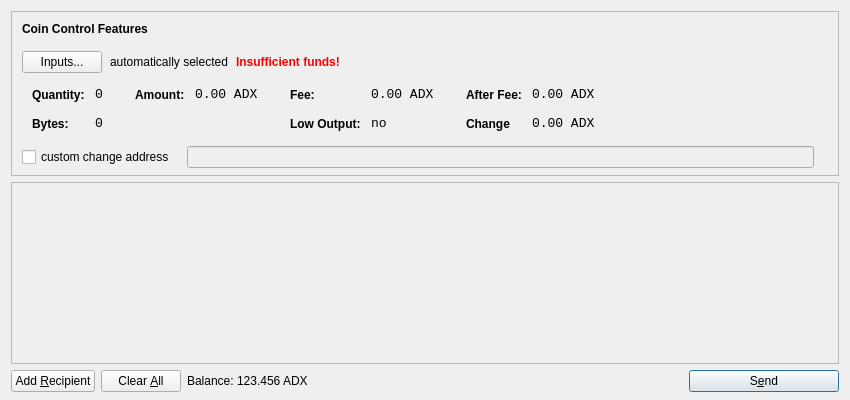
<?xml version="1.0" encoding="UTF-8"?>
<ui version="4.0">
 <class>SendCoinsDialog</class>
 <widget class="QDialog" name="SendCoinsDialog">
  <property name="geometry">
   <rect>
    <x>0</x>
    <y>0</y>
    <width>850</width>
    <height>400</height>
   </rect>
  </property>
  <property name="windowTitle">
   <string>Send Coins</string>
  </property>
  <layout class="QVBoxLayout" name="verticalLayout" stretch="0,1,0">
   <property name="bottomMargin">
    <number>8</number>
   </property>
   <item>
    <widget class="QFrame" name="frameCoinControl">
     <property name="sizePolicy">
      <sizepolicy hsizetype="Expanding" vsizetype="Expanding">
       <horstretch>0</horstretch>
       <verstretch>0</verstretch>
      </sizepolicy>
     </property>
     <property name="maximumSize">
      <size>
       <width>16777215</width>
       <height>16777215</height>
      </size>
     </property>
     <property name="frameShape">
      <enum>QFrame::StyledPanel</enum>
     </property>
     <property name="frameShadow">
      <enum>QFrame::Sunken</enum>
     </property>
     <layout class="QVBoxLayout" name="verticalLayoutCoinControl2">
      <property name="spacing">
       <number>-1</number>
      </property>
      <property name="leftMargin">
       <number>0</number>
      </property>
      <property name="topMargin">
       <number>0</number>
      </property>
      <property name="rightMargin">
       <number>0</number>
      </property>
      <property name="bottomMargin">
       <number>6</number>
      </property>
      <item>
       <layout class="QVBoxLayout" name="verticalLayoutCoinControl" stretch="0,0,0,0,1">
        <property name="spacing">
         <number>0</number>
        </property>
        <property name="leftMargin">
         <number>10</number>
        </property>
        <property name="topMargin">
         <number>10</number>
        </property>
        <item>
         <layout class="QHBoxLayout" name="horizontalLayoutCoinControl1">
          <property name="bottomMargin">
           <number>15</number>
          </property>
          <item>
           <widget class="QLabel" name="labelCoinControlFeatures">
            <property name="sizePolicy">
             <sizepolicy hsizetype="Preferred" vsizetype="Maximum">
              <horstretch>0</horstretch>
              <verstretch>0</verstretch>
             </sizepolicy>
            </property>
            <property name="font">
             <font>
              <weight>75</weight>
              <bold>true</bold>
             </font>
            </property>
            <property name="styleSheet">
             <string notr="true">font-weight:bold;</string>
            </property>
            <property name="text">
             <string>Coin Control Features</string>
            </property>
           </widget>
          </item>
         </layout>
        </item>
        <item>
         <layout class="QHBoxLayout" name="horizontalLayoutCoinControl2" stretch="0,0,0,0">
          <property name="spacing">
           <number>8</number>
          </property>
          <property name="bottomMargin">
           <number>10</number>
          </property>
          <item>
           <widget class="QPushButton" name="pushButtonCoinControl">
            <property name="styleSheet">
             <string notr="true"/>
            </property>
            <property name="text">
             <string>Inputs...</string>
            </property>
           </widget>
          </item>
          <item>
           <widget class="QLabel" name="labelCoinControlAutomaticallySelected">
            <property name="text">
             <string>automatically selected</string>
            </property>
            <property name="margin">
             <number>5</number>
            </property>
           </widget>
          </item>
          <item>
           <widget class="QLabel" name="labelCoinControlInsuffFunds">
            <property name="font">
             <font>
              <weight>75</weight>
              <bold>true</bold>
             </font>
            </property>
            <property name="styleSheet">
             <string notr="true">color:red;font-weight:bold;</string>
            </property>
            <property name="text">
             <string>Insufficient funds!</string>
            </property>
            <property name="margin">
             <number>5</number>
            </property>
           </widget>
          </item>
          <item>
           <spacer name="horizontalSpacerCoinControl">
            <property name="orientation">
             <enum>Qt::Horizontal</enum>
            </property>
            <property name="sizeHint" stdset="0">
             <size>
              <width>40</width>
              <height>1</height>
             </size>
            </property>
           </spacer>
          </item>
         </layout>
        </item>
        <item>
         <widget class="QWidget" name="widgetCoinControl" native="true">
          <property name="sizePolicy">
           <sizepolicy hsizetype="Preferred" vsizetype="Preferred">
            <horstretch>0</horstretch>
            <verstretch>0</verstretch>
           </sizepolicy>
          </property>
          <property name="minimumSize">
           <size>
            <width>0</width>
            <height>0</height>
           </size>
          </property>
          <property name="styleSheet">
           <string notr="true"/>
          </property>
          <layout class="QHBoxLayout" name="horizontalLayoutCoinControl5">
           <property name="margin">
            <number>0</number>
           </property>
           <item>
            <layout class="QHBoxLayout" name="horizontalLayoutCoinControl3" stretch="0,0,0,1">
             <property name="spacing">
              <number>20</number>
             </property>
             <property name="topMargin">
              <number>0</number>
             </property>
             <property name="bottomMargin">
              <number>10</number>
             </property>
             <item>
              <layout class="QFormLayout" name="formLayoutCoinControl1">
               <property name="horizontalSpacing">
                <number>10</number>
               </property>
               <property name="verticalSpacing">
                <number>14</number>
               </property>
               <property name="leftMargin">
                <number>10</number>
               </property>
               <property name="topMargin">
                <number>4</number>
               </property>
               <property name="rightMargin">
                <number>6</number>
               </property>
               <item row="0" column="0">
                <widget class="QLabel" name="labelCoinControlQuantityText">
                 <property name="styleSheet">
                  <string notr="true">font-weight:bold;</string>
                 </property>
                 <property name="text">
                  <string>Quantity:</string>
                 </property>
                 <property name="margin">
                  <number>0</number>
                 </property>
                </widget>
               </item>
               <item row="0" column="1">
                <widget class="QLabel" name="labelCoinControlQuantity">
                 <property name="font">
                  <font>
                   <family>Monospace</family>
                   <pointsize>10</pointsize>
                  </font>
                 </property>
                 <property name="cursor">
                  <cursorShape>IBeamCursor</cursorShape>
                 </property>
                 <property name="contextMenuPolicy">
                  <enum>Qt::ActionsContextMenu</enum>
                 </property>
                 <property name="text">
                  <string>0</string>
                 </property>
                 <property name="margin">
                  <number>0</number>
                 </property>
                 <property name="textInteractionFlags">
                  <set>Qt::LinksAccessibleByMouse|Qt::TextSelectableByKeyboard|Qt::TextSelectableByMouse</set>
                 </property>
                </widget>
               </item>
               <item row="1" column="0">
                <widget class="QLabel" name="labelCoinControlBytesText">
                 <property name="styleSheet">
                  <string notr="true">font-weight:bold;</string>
                 </property>
                 <property name="text">
                  <string>Bytes:</string>
                 </property>
                </widget>
               </item>
               <item row="1" column="1">
                <widget class="QLabel" name="labelCoinControlBytes">
                 <property name="font">
                  <font>
                   <family>Monospace</family>
                   <pointsize>10</pointsize>
                  </font>
                 </property>
                 <property name="cursor">
                  <cursorShape>IBeamCursor</cursorShape>
                 </property>
                 <property name="contextMenuPolicy">
                  <enum>Qt::ActionsContextMenu</enum>
                 </property>
                 <property name="text">
                  <string>0</string>
                 </property>
                 <property name="textInteractionFlags">
                  <set>Qt::LinksAccessibleByMouse|Qt::TextSelectableByKeyboard|Qt::TextSelectableByMouse</set>
                 </property>
                </widget>
               </item>
              </layout>
             </item>
             <item>
              <layout class="QFormLayout" name="formLayoutCoinControl2">
               <property name="horizontalSpacing">
                <number>10</number>
               </property>
               <property name="verticalSpacing">
                <number>14</number>
               </property>
               <property name="leftMargin">
                <number>6</number>
               </property>
               <property name="topMargin">
                <number>4</number>
               </property>
               <property name="rightMargin">
                <number>6</number>
               </property>
               <item row="0" column="0">
                <widget class="QLabel" name="labelCoinControlAmountText">
                 <property name="styleSheet">
                  <string notr="true">font-weight:bold;</string>
                 </property>
                 <property name="text">
                  <string>Amount:</string>
                 </property>
                 <property name="margin">
                  <number>0</number>
                 </property>
                </widget>
               </item>
               <item row="0" column="1">
                <widget class="QLabel" name="labelCoinControlAmount">
                 <property name="font">
                  <font>
                   <family>Monospace</family>
                   <pointsize>10</pointsize>
                  </font>
                 </property>
                 <property name="cursor">
                  <cursorShape>IBeamCursor</cursorShape>
                 </property>
                 <property name="contextMenuPolicy">
                  <enum>Qt::ActionsContextMenu</enum>
                 </property>
                 <property name="text">
                  <string notr="true">0.00 ADX</string>
                 </property>
                 <property name="textInteractionFlags">
                  <set>Qt::LinksAccessibleByMouse|Qt::TextSelectableByKeyboard|Qt::TextSelectableByMouse</set>
                 </property>
                </widget>
               </item>
              </layout>
             </item>
             <item>
              <layout class="QFormLayout" name="formLayoutCoinControl3">
               <property name="horizontalSpacing">
                <number>10</number>
               </property>
               <property name="verticalSpacing">
                <number>14</number>
               </property>
               <property name="leftMargin">
                <number>6</number>
               </property>
               <property name="topMargin">
                <number>4</number>
               </property>
               <property name="rightMargin">
                <number>6</number>
               </property>
               <item row="0" column="0">
                <widget class="QLabel" name="labelCoinControlFeeText">
                 <property name="styleSheet">
                  <string notr="true">font-weight:bold;</string>
                 </property>
                 <property name="text">
                  <string>Fee:</string>
                 </property>
                 <property name="margin">
                  <number>0</number>
                 </property>
                </widget>
               </item>
               <item row="0" column="1">
                <widget class="QLabel" name="labelCoinControlFee">
                 <property name="font">
                  <font>
                   <family>Monospace</family>
                   <pointsize>10</pointsize>
                  </font>
                 </property>
                 <property name="cursor">
                  <cursorShape>IBeamCursor</cursorShape>
                 </property>
                 <property name="contextMenuPolicy">
                  <enum>Qt::ActionsContextMenu</enum>
                 </property>
                 <property name="text">
                  <string notr="true">0.00 ADX</string>
                 </property>
                 <property name="textInteractionFlags">
                  <set>Qt::LinksAccessibleByMouse|Qt::TextSelectableByKeyboard|Qt::TextSelectableByMouse</set>
                 </property>
                </widget>
               </item>
               <item row="1" column="0">
                <widget class="QLabel" name="labelCoinControlLowOutputText">
                 <property name="styleSheet">
                  <string notr="true">font-weight:bold;</string>
                 </property>
                 <property name="text">
                  <string>Low Output:</string>
                 </property>
                </widget>
               </item>
               <item row="1" column="1">
                <widget class="QLabel" name="labelCoinControlLowOutput">
                 <property name="font">
                  <font>
                   <family>Monospace</family>
                   <pointsize>10</pointsize>
                  </font>
                 </property>
                 <property name="cursor">
                  <cursorShape>IBeamCursor</cursorShape>
                 </property>
                 <property name="contextMenuPolicy">
                  <enum>Qt::ActionsContextMenu</enum>
                 </property>
                 <property name="text">
                  <string>no</string>
                 </property>
                 <property name="textInteractionFlags">
                  <set>Qt::LinksAccessibleByMouse|Qt::TextSelectableByKeyboard|Qt::TextSelectableByMouse</set>
                 </property>
                </widget>
               </item>
              </layout>
             </item>
             <item>
              <layout class="QFormLayout" name="formLayoutCoinControl4">
               <property name="horizontalSpacing">
                <number>10</number>
               </property>
               <property name="verticalSpacing">
                <number>14</number>
               </property>
               <property name="leftMargin">
                <number>6</number>
               </property>
               <property name="topMargin">
                <number>4</number>
               </property>
               <property name="rightMargin">
                <number>6</number>
               </property>
               <item row="0" column="0">
                <widget class="QLabel" name="labelCoinControlAfterFeeText">
                 <property name="styleSheet">
                  <string notr="true">font-weight:bold;</string>
                 </property>
                 <property name="text">
                  <string>After Fee:</string>
                 </property>
                 <property name="margin">
                  <number>0</number>
                 </property>
                </widget>
               </item>
               <item row="0" column="1">
                <widget class="QLabel" name="labelCoinControlAfterFee">
                 <property name="font">
                  <font>
                   <family>Monospace</family>
                   <pointsize>10</pointsize>
                  </font>
                 </property>
                 <property name="cursor">
                  <cursorShape>IBeamCursor</cursorShape>
                 </property>
                 <property name="contextMenuPolicy">
                  <enum>Qt::ActionsContextMenu</enum>
                 </property>
                 <property name="text">
                  <string notr="true">0.00 ADX</string>
                 </property>
                 <property name="textInteractionFlags">
                  <set>Qt::LinksAccessibleByMouse|Qt::TextSelectableByKeyboard|Qt::TextSelectableByMouse</set>
                 </property>
                </widget>
               </item>
               <item row="1" column="0">
                <widget class="QLabel" name="labelCoinControlChangeText">
                 <property name="styleSheet">
                  <string notr="true">font-weight:bold;</string>
                 </property>
                 <property name="text">
                  <string>Change</string>
                 </property>
                </widget>
               </item>
               <item row="1" column="1">
                <widget class="QLabel" name="labelCoinControlChange">
                 <property name="font">
                  <font>
                   <family>Monospace</family>
                   <pointsize>10</pointsize>
                  </font>
                 </property>
                 <property name="cursor">
                  <cursorShape>IBeamCursor</cursorShape>
                 </property>
                 <property name="contextMenuPolicy">
                  <enum>Qt::ActionsContextMenu</enum>
                 </property>
                 <property name="text">
                  <string notr="true">0.00 ADX</string>
                 </property>
                 <property name="textInteractionFlags">
                  <set>Qt::LinksAccessibleByMouse|Qt::TextSelectableByKeyboard|Qt::TextSelectableByMouse</set>
                 </property>
                </widget>
               </item>
              </layout>
             </item>
            </layout>
           </item>
          </layout>
         </widget>
        </item>
        <item>
         <layout class="QHBoxLayout" name="horizontalLayoutCoinControl4" stretch="0,0,0">
          <property name="spacing">
           <number>12</number>
          </property>
          <property name="sizeConstraint">
           <enum>QLayout::SetDefaultConstraint</enum>
          </property>
          <property name="topMargin">
           <number>5</number>
          </property>
          <property name="rightMargin">
           <number>5</number>
          </property>
          <item>
           <widget class="QCheckBox" name="checkBoxCoinControlChange">
            <property name="text">
             <string>custom change address</string>
            </property>
           </widget>
          </item>
          <item>
           <widget class="QLineEdit" name="lineEditCoinControlChange">
            <property name="enabled">
             <bool>false</bool>
            </property>
            <property name="sizePolicy">
             <sizepolicy hsizetype="Expanding" vsizetype="Fixed">
              <horstretch>0</horstretch>
              <verstretch>0</verstretch>
             </sizepolicy>
            </property>
           </widget>
          </item>
          <item>
           <widget class="QLabel" name="labelCoinControlChangeLabel">
            <property name="sizePolicy">
             <sizepolicy hsizetype="Preferred" vsizetype="Expanding">
              <horstretch>0</horstretch>
              <verstretch>0</verstretch>
             </sizepolicy>
            </property>
            <property name="minimumSize">
             <size>
              <width>0</width>
              <height>0</height>
             </size>
            </property>
            <property name="text">
             <string/>
            </property>
            <property name="margin">
             <number>3</number>
            </property>
           </widget>
          </item>
         </layout>
        </item>
        <item>
         <spacer name="verticalSpacerCoinControl">
          <property name="orientation">
           <enum>Qt::Vertical</enum>
          </property>
          <property name="sizeHint" stdset="0">
           <size>
            <width>800</width>
            <height>1</height>
           </size>
          </property>
         </spacer>
        </item>
       </layout>
      </item>
     </layout>
    </widget>
   </item>
   <item>
    <widget class="QScrollArea" name="scrollArea">
     <property name="widgetResizable">
      <bool>true</bool>
     </property>
     <widget class="QWidget" name="scrollAreaWidgetContents">
      <property name="geometry">
       <rect>
        <x>0</x>
        <y>0</y>
        <width>830</width>
        <height>165</height>
       </rect>
      </property>
      <layout class="QVBoxLayout" name="verticalLayout_2">
       <property name="margin">
        <number>0</number>
       </property>
       <item>
        <layout class="QVBoxLayout" name="entries">
         <property name="spacing">
          <number>6</number>
         </property>
        </layout>
       </item>
       <item>
        <spacer name="verticalSpacer">
         <property name="orientation">
          <enum>Qt::Vertical</enum>
         </property>
         <property name="sizeHint" stdset="0">
          <size>
           <width>20</width>
           <height>40</height>
          </size>
         </property>
        </spacer>
       </item>
      </layout>
     </widget>
    </widget>
   </item>
   <item>
    <layout class="QHBoxLayout" name="horizontalLayout">
     <item>
      <widget class="QPushButton" name="addButton">
       <property name="toolTip">
        <string>Send to multiple recipients at once</string>
       </property>
       <property name="text">
        <string>Add &amp;Recipient</string>
       </property>
       <property name="autoDefault">
        <bool>false</bool>
       </property>
      </widget>
     </item>
     <item>
      <widget class="QPushButton" name="clearButton">
       <property name="sizePolicy">
        <sizepolicy hsizetype="Minimum" vsizetype="Fixed">
         <horstretch>0</horstretch>
         <verstretch>0</verstretch>
        </sizepolicy>
       </property>
       <property name="toolTip">
        <string>Remove all transaction fields</string>
       </property>
       <property name="text">
        <string>Clear &amp;All</string>
       </property>
       <property name="autoRepeatDelay">
        <number>300</number>
       </property>
       <property name="autoDefault">
        <bool>false</bool>
       </property>
      </widget>
     </item>
     <item>
      <layout class="QHBoxLayout" name="horizontalLayout_2">
       <property name="spacing">
        <number>3</number>
       </property>
       <item>
        <widget class="QLabel" name="label">
         <property name="sizePolicy">
          <sizepolicy hsizetype="Preferred" vsizetype="Fixed">
           <horstretch>0</horstretch>
           <verstretch>0</verstretch>
          </sizepolicy>
         </property>
         <property name="text">
          <string>Balance:</string>
         </property>
        </widget>
       </item>
       <item>
        <widget class="QLabel" name="labelBalance">
         <property name="sizePolicy">
          <sizepolicy hsizetype="Preferred" vsizetype="Fixed">
           <horstretch>0</horstretch>
           <verstretch>0</verstretch>
          </sizepolicy>
         </property>
         <property name="cursor">
          <cursorShape>IBeamCursor</cursorShape>
         </property>
         <property name="text">
          <string notr="true">123.456 ADX</string>
         </property>
         <property name="textInteractionFlags">
          <set>Qt::LinksAccessibleByMouse|Qt::TextSelectableByKeyboard|Qt::TextSelectableByMouse</set>
         </property>
        </widget>
       </item>
      </layout>
     </item>
     <item>
      <spacer name="horizontalSpacer">
       <property name="orientation">
        <enum>Qt::Horizontal</enum>
       </property>
       <property name="sizeHint" stdset="0">
        <size>
         <width>40</width>
         <height>20</height>
        </size>
       </property>
      </spacer>
     </item>
     <item>
      <widget class="QPushButton" name="sendButton">
       <property name="minimumSize">
        <size>
         <width>150</width>
         <height>0</height>
        </size>
       </property>
       <property name="toolTip">
        <string>Confirm the send action</string>
       </property>
       <property name="text">
        <string>S&amp;end</string>
       </property>
       <property name="icon">
        <iconset resource="../bitcoin.qrc">
         <normaloff>:/icons/send</normaloff>:/icons/send</iconset>
       </property>
       <property name="default">
        <bool>true</bool>
       </property>
      </widget>
     </item>
    </layout>
   </item>
  </layout>
 </widget>
 <resources>
  <include location="../bitcoin.qrc"/>
 </resources>
 <connections/>
</ui>
